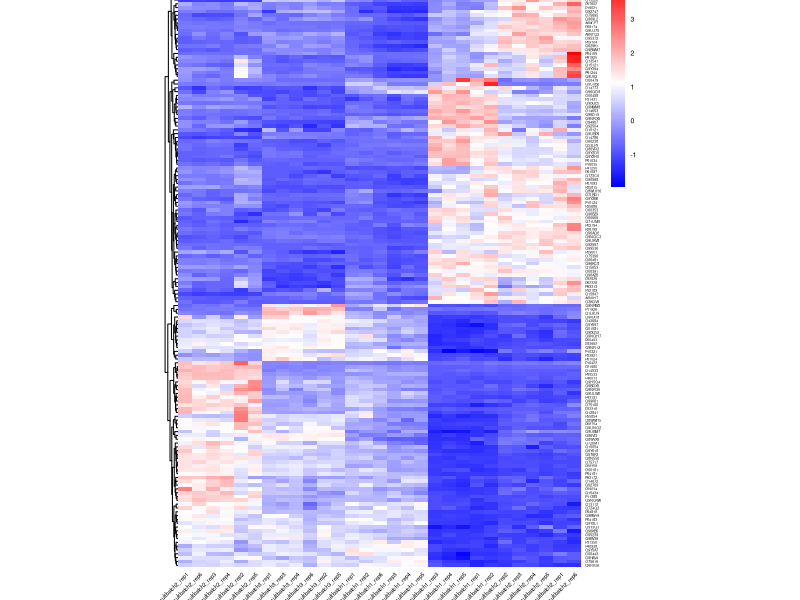

Source code (R):
# -----------------------------
# 1. Install and load the necessary libraries
# -----------------------------
install.packages(c("pheatmap", "dplyr", "tidyverse"))
library(pheatmap)
library(dplyr)
library(tidyverse)

# -----------------------------
# 2. Upload data
# -----------------------------
# Upload the protein intensities file
# Adjust the separator and file name accordingly.
intensities <- read.csv("report.pg_matrix_R_EVvsshTRPV1_ProteinGroup.csv", 
                        sep = ";", 
                        header = TRUE, 
                        stringsAsFactors = FALSE)

# Load the differentially expressed proteins file
# It is assumed that this file contains at least the column "Protein_ID"
diff_expr <- read.csv("report.pg_matrix_filtering.csv", 
                      sep = ";", 
                      header = TRUE, 
                      stringsAsFactors = FALSE)

report_pg_filtered <- diff_expr %>% 
  filter(abs(log2_FC) > 1.2)

# -----------------------------
# 3. Review and prepare identifiers
# -----------------------------
# Print the column names to verify that you have the correct identifiers
print("Columns en intensities:")
print(colnames(intensities))
print("Columns en diff_expr:")
print(colnames(diff_expr))
# **Make sure that in both files the identifier is called ‘Protein_ID ’**.

# If necessary, we make the identifiers in the intensity file unique
intensities$Protein.Group <- make.unique(as.character(intensities$Protein.Group))

# -----------------------------
# 4. # Filter to retain only differentially expressed proteins. 
# -----------------------------
# Filter intensities to keep only the proteins that are in diff_expr**
intensities_DE <- intensities %>% filter(Protein.Group %in% report_pg_filtered$Protein_ID) 

cat("Proteins in intensities:", nrow(intensities), "\n")
cat("Proteins in report_pg_filtered:", nrow(report_pg_filtered), "\n")
cat("Proteins filtered (differentially expressed):", nrow(intensities_DE), "\n")

# -----------------------------
# 5. Convert to matrix
# -----------------------------
# **Convert column identifiers to row names** 
intensities_DE <- intensities_DE %>% column_to_rownames("Protein.Group")

# **Convert the data frame to a matrix** 
heatmap_matrix <- as.matrix(intensities_DE)

# Force all data to be numeric
heatmap_matrix <- apply(heatmap_matrix, 2, as.numeric)
rownames(heatmap_matrix) <- rownames(intensities_DE)

# -----------------------------
# 6. (Optional) Normalise data by rows
# -----------------------------

# Replace infinite values and delete rows with NA
heatmap_matrix[is.infinite(heatmap_matrix)] <- NA
heatmap_matrix <- heatmap_matrix[complete.cases(heatmap_matrix), ]

# **Normalise by ranks (Z-score), to compare the relative expression pattern**
heatmap_matrix_norm <- t(scale(t(heatmap_matrix)))

# -----------------------------
# 7. Generate the heatmap
# -----------------------------
# Define the colour palette
heatmap_colors <- colorRampPalette(c("blue", "white", "red"))(100)

# Adjust chart size
png("heatmap.png", width = 3000, height = 2000, res = 300)  # Ajusta dimensiones y resolución
pheatmap(heatmap_matrix_norm, 
         color = heatmap_colors,
         scale = "none",                        
         clustering_distance_rows = "euclidean",  
         clustering_distance_cols = "euclidean",  
         clustering_method = "complete",        
         fontsize_row = 2.5, # Adjust the size of the protein names (rows)**
         fontsize_col = 4, # Adjust the size of the column names*.
         fontsize = 5,     # Reduction of font size
         cellheight = 2.75, # Reduce the height of cells to improve visibility
         cellwidth = 10,
         angle_col = 45,
         treeheight_row = 5, # Reduce dendrogram height of rows
         treeheight_col = 5,     
         main = "Differentially Expressed Protein Heatmap") 
dev.off()  # Closes the graphical device
